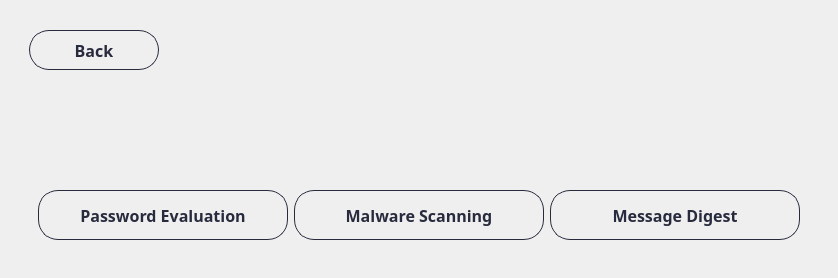
      <widget class="QWidget" name="page_advancedUser">
       <layout class="QHBoxLayout" name="horizontalLayout_9">
        <item alignment="Qt::AlignTop">
         <widget class="QWidget" name="widget_15" native="true">
          <layout class="QVBoxLayout" name="verticalLayout_7">
           <property name="spacing">
            <number>30</number>
           </property>
           <item alignment="Qt::AlignLeft">
            <widget class="QWidget" name="widget_17" native="true">
             <property name="minimumSize">
              <size>
               <width>0</width>
               <height>60</height>
              </size>
             </property>
             <property name="maximumSize">
              <size>
               <width>16777215</width>
               <height>60</height>
              </size>
             </property>
             <layout class="QHBoxLayout" name="horizontalLayout_10">
              <item>
               <widget class="QPushButton" name="btn_backAdvancedUser">
                <property name="minimumSize">
                 <size>
                  <width>130</width>
                  <height>40</height>
                 </size>
                </property>
                <property name="maximumSize">
                 <size>
                  <width>130</width>
                  <height>40</height>
                 </size>
                </property>
                <property name="font">
                 <font>
                  <family>Barlow</family>
                  <pointsize>12</pointsize>
                  <weight>75</weight>
                  <bold>true</bold>
                 </font>
                </property>
                <property name="cursor">
                 <cursorShape>PointingHandCursor</cursorShape>
                </property>
                <property name="styleSheet">
                 <string notr="true">QPushButton {    
    border: 1px solid rgba(40,43,61,255) ;
    border-radius: 20px;
    padding: 5px 10px;
	color: rgba(40,43,61,255) ;
}

QPushButton:hover {
    background-color: ;
}
</string>
                </property>
                <property name="text">
                 <string>Back</string>
                </property>
                <property name="icon">
                 <iconset>
                  <normaloff>../icons/icons8-go-back-45.png</normaloff>../icons/icons8-go-back-45.png</iconset>
                </property>
                <property name="iconSize">
                 <size>
                  <width>35</width>
                  <height>35</height>
                 </size>
                </property>
               </widget>
              </item>
             </layout>
            </widget>
           </item>
           <item>
            <widget class="QWidget" name="widget_16" native="true">
             <layout class="QVBoxLayout" name="verticalLayout_8">
              <item alignment="Qt::AlignHCenter">
               <widget class="QLabel" name="image_advancedUser">
                <property name="text">
                 <string/>
                </property>
                <property name="pixmap">
                 <pixmap>../images/advancedUser.png</pixmap>
                </property>
               </widget>
              </item>
             </layout>
            </widget>
           </item>
           <item>
            <widget class="QWidget" name="widget_18" native="true">
             <layout class="QVBoxLayout" name="verticalLayout_65">
              <item alignment="Qt::AlignHCenter|Qt::AlignTop">
               <widget class="QWidget" name="widget_103" native="true">
                <layout class="QHBoxLayout" name="horizontalLayout_43">
                 <item>
                  <widget class="QPushButton" name="btn_password">
                   <property name="minimumSize">
                    <size>
                     <width>250</width>
                     <height>50</height>
                    </size>
                   </property>
                   <property name="maximumSize">
                    <size>
                     <width>250</width>
                     <height>50</height>
                    </size>
                   </property>
                   <property name="font">
                    <font>
                     <family>Barlow</family>
                     <pointsize>12</pointsize>
                     <weight>75</weight>
                     <bold>true</bold>
                    </font>
                   </property>
                   <property name="cursor">
                    <cursorShape>PointingHandCursor</cursorShape>
                   </property>
                   <property name="styleSheet">
                    <string notr="true">QPushButton {    
    border: 1px solid rgba(40,43,61,255);
    border-radius: 20px;
    padding: 5px 10px;
	color: rgba(40,43,61,255) ;
}

QPushButton:hover {
    background-color: ;
}
</string>
                   </property>
                   <property name="text">
                    <string>Password Evaluation</string>
                   </property>
                   <property name="icon">
                    <iconset>
                     <normaloff>../icons/icon-password.png</normaloff>../icons/icon-password.png</iconset>
                   </property>
                   <property name="iconSize">
                    <size>
                     <width>35</width>
                     <height>35</height>
                    </size>
                   </property>
                  </widget>
                 </item>
                 <item>
                  <widget class="QPushButton" name="btn_malware">
                   <property name="minimumSize">
                    <size>
                     <width>250</width>
                     <height>50</height>
                    </size>
                   </property>
                   <property name="maximumSize">
                    <size>
                     <width>250</width>
                     <height>50</height>
                    </size>
                   </property>
                   <property name="font">
                    <font>
                     <family>Barlow</family>
                     <pointsize>12</pointsize>
                     <weight>75</weight>
                     <bold>true</bold>
                    </font>
                   </property>
                   <property name="cursor">
                    <cursorShape>PointingHandCursor</cursorShape>
                   </property>
                   <property name="styleSheet">
                    <string notr="true">QPushButton {    
    border: 1px solid rgba(40,43,61,255);
    border-radius: 20px;
    padding: 5px 10px;
	color: rgba(40,43,61,255) ;
}

QPushButton:hover {
    background-color: ;
}
</string>
                   </property>
                   <property name="text">
                    <string>Malware Scanning</string>
                   </property>
                   <property name="icon">
                    <iconset>
                     <normaloff>../icons/icon-malware.png</normaloff>../icons/icon-malware.png</iconset>
                   </property>
                   <property name="iconSize">
                    <size>
                     <width>35</width>
                     <height>35</height>
                    </size>
                   </property>
                  </widget>
                 </item>
                 <item>
                  <widget class="QPushButton" name="btn_MSdigest">
                   <property name="minimumSize">
                    <size>
                     <width>250</width>
                     <height>50</height>
                    </size>
                   </property>
                   <property name="maximumSize">
                    <size>
                     <width>250</width>
                     <height>50</height>
                    </size>
                   </property>
                   <property name="font">
                    <font>
                     <family>Barlow</family>
                     <pointsize>12</pointsize>
                     <weight>75</weight>
                     <bold>true</bold>
                    </font>
                   </property>
                   <property name="cursor">
                    <cursorShape>PointingHandCursor</cursorShape>
                   </property>
                   <property name="styleSheet">
                    <string notr="true">QPushButton {    
    border: 1px solid rgba(40,43,61,255);
    border-radius: 20px;
    padding: 5px 10px;
    color: rgba(40,43,61,255) ;
}

QPushButton:hover {
    background-color: ;
}
</string>
                   </property>
                   <property name="text">
                    <string>Message Digest</string>
                   </property>
                   <property name="icon">
                    <iconset>
                     <normaloff>../icons/icon-digest.png</normaloff>../icons/icon-digest.png</iconset>
                   </property>
                   <property name="iconSize">
                    <size>
                     <width>35</width>
                     <height>35</height>
                    </size>
                   </property>
                  </widget>
                 </item>
                </layout>
               </widget>
              </item>
             </layout>
            </widget>
           </item>
          </layout>
         </widget>
        </item>
       </layout>
      </widget>
